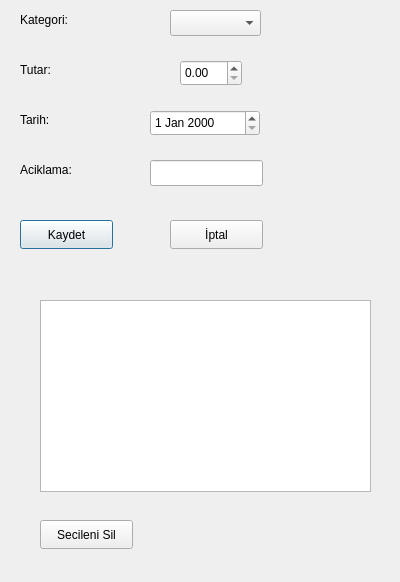
<?xml version="1.0" encoding="UTF-8"?>
<ui version="4.0">
 <class>HarcamaDialog</class>
 <widget class="QDialog" name="HarcamaDialog">
  <property name="geometry">
   <rect>
    <x>0</x>
    <y>0</y>
    <width>400</width>
    <height>582</height>
   </rect>
  </property>
  <property name="windowTitle">
   <string>Dialog</string>
  </property>
  <widget class="QLabel" name="label">
   <property name="geometry">
    <rect>
     <x>20</x>
     <y>10</y>
     <width>81</width>
     <height>20</height>
    </rect>
   </property>
   <property name="text">
    <string>Kategori:</string>
   </property>
  </widget>
  <widget class="QComboBox" name="comboKategori">
   <property name="geometry">
    <rect>
     <x>170</x>
     <y>10</y>
     <width>91</width>
     <height>26</height>
    </rect>
   </property>
  </widget>
  <widget class="QLabel" name="label_2">
   <property name="geometry">
    <rect>
     <x>20</x>
     <y>60</y>
     <width>63</width>
     <height>20</height>
    </rect>
   </property>
   <property name="text">
    <string>Tutar:</string>
   </property>
  </widget>
  <widget class="QLabel" name="label_4">
   <property name="geometry">
    <rect>
     <x>20</x>
     <y>160</y>
     <width>63</width>
     <height>20</height>
    </rect>
   </property>
   <property name="text">
    <string>Aciklama:</string>
   </property>
  </widget>
  <widget class="QLabel" name="label_5">
   <property name="geometry">
    <rect>
     <x>20</x>
     <y>110</y>
     <width>63</width>
     <height>20</height>
    </rect>
   </property>
   <property name="text">
    <string>Tarih:</string>
   </property>
  </widget>
  <widget class="QDoubleSpinBox" name="spinTutar">
   <property name="geometry">
    <rect>
     <x>180</x>
     <y>60</y>
     <width>62</width>
     <height>26</height>
    </rect>
   </property>
   <property name="maximum">
    <double>99999.000000000000000</double>
   </property>
  </widget>
  <widget class="QDateEdit" name="dateTarih">
   <property name="geometry">
    <rect>
     <x>150</x>
     <y>110</y>
     <width>110</width>
     <height>26</height>
    </rect>
   </property>
  </widget>
  <widget class="QLineEdit" name="txtAciklama">
   <property name="geometry">
    <rect>
     <x>150</x>
     <y>160</y>
     <width>113</width>
     <height>26</height>
    </rect>
   </property>
  </widget>
  <widget class="QPushButton" name="btnKaydet">
   <property name="geometry">
    <rect>
     <x>20</x>
     <y>220</y>
     <width>93</width>
     <height>29</height>
    </rect>
   </property>
   <property name="text">
    <string>Kaydet</string>
   </property>
  </widget>
  <widget class="QPushButton" name="btnIptal">
   <property name="geometry">
    <rect>
     <x>170</x>
     <y>220</y>
     <width>93</width>
     <height>29</height>
    </rect>
   </property>
   <property name="text">
    <string>İptal</string>
   </property>
  </widget>
  <widget class="QTableWidget" name="tableHarcamalar">
   <property name="geometry">
    <rect>
     <x>40</x>
     <y>300</y>
     <width>331</width>
     <height>192</height>
    </rect>
   </property>
  </widget>
  <widget class="QPushButton" name="btnSil">
   <property name="geometry">
    <rect>
     <x>40</x>
     <y>520</y>
     <width>93</width>
     <height>29</height>
    </rect>
   </property>
   <property name="text">
    <string>Secileni Sil</string>
   </property>
  </widget>
 </widget>
 <resources/>
 <connections/>
</ui>
